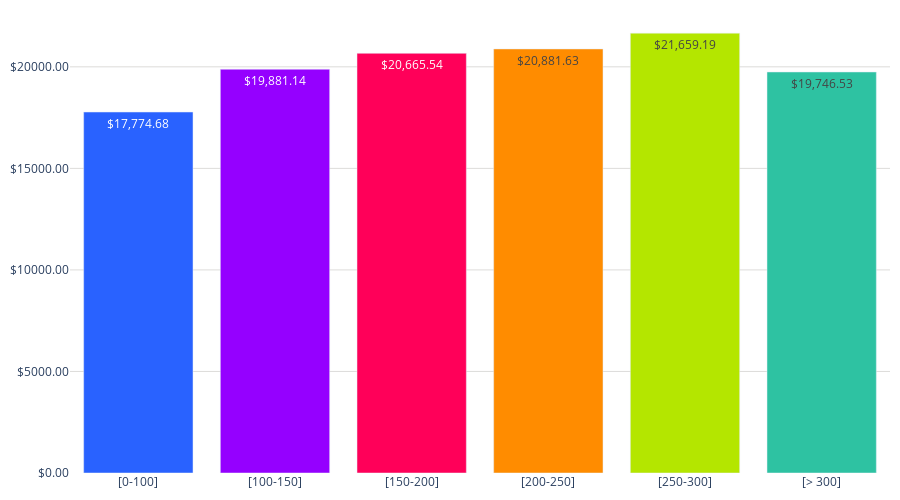

Notebook code cell kept with this figure:
### Markdown cell above
#### ***GRÁFICA***

### Code cell
colores = ['#2962ff', '#9500ff', '#ff0059', '#ff8c00', '#b4e600', '#2EC2A2','#F79CB9']
porcentajes = Precio_mean_M2['Precio_m2_mean']

# Convertir la columna 'Precio_m2_mean' a números de punto flotante
#Precio_mean_M2['Precio_m2_mean'] = Precio_mean_M2['Precio_m2_mean'].str.replace('$', '').str.replace(',', '').astype(float)
# Convertir los valores a cadenas con el formato deseado
textos_formateados = [f'${round(valor, 2):,.2f}' for valor in Precio_mean_M2['Precio_m2_mean']]

# Crear la figura
fig = go.Figure()

# Obtener el valor máximo redondeado al próximo múltiplo de 5000
max_valor = int(Precio_mean_M2['Precio_m2_mean'].max() / 5000 + 1) * 5000

# Agregar los datos como barras
fig.add_trace(go.Bar(
    x=Precio_mean_M2['Rango'],  # Eje x: Modalidades
    y=Precio_mean_M2['Precio_m2_mean'],  # Eje y: Porcentajes
    marker_color=colores,  # Especifica los colores de las barras
    text=textos_formateados,  # Texto que se mostrará en las barras (porcentaje)
    textposition='inside',  # Posición del texto (puede ser 'inside' o 'outside')
))

# Personalizar el diseño de la gráfica
fig.update_layout(
    #title='Precio promedio por M2 totales.',  # Título de la gráfica
    #xaxis=dict(title='Rango'),  # Título del eje x
    yaxis=dict(
        #title='Precio', # Título del eje y
        gridcolor='#dddcda', # Color de las líneas que dividen los rangos del eje Y
        gridwidth=1,
        tickvals=list(range(0, max_valor + 5000, 5000)),  # Valores de los ticks del eje y
        ticktext=[f'${valor:.2f}' for valor in range(0, max_valor + 5000, 5000)]  # Textos de los ticks del eje y
    ),  
    plot_bgcolor='rgba(0,0,0,0)',  # Color de fondo del gráfico
    height=500,  # Altura de la gráfica
    margin=dict(l=10, r=10, t=10, b=10)  # Ajusta los márgenes (left, right, top, bottom)
)

# Exportar gráfica como archivo HTML
def guardar_grafico_como_html(fig, nombre_archivo, carpeta='graficas'):
    # Crear la carpeta si no existe
    if not os.path.exists(carpeta):
        os.makedirs(carpeta)
    
    # Gráfica como archivo HTML en la carpeta especificada
    pio.write_html(fig, f'{carpeta}/{nombre_archivo}.html')

# Exportar
guardar_grafico_como_html(fig, 'g_bar_PrecioPromedio-x-M2_pachuca', carpeta='graficas')
fig.show()

### Figure 1 — Plotly figure (JSON) as saved in the notebook; plotly's stock layout.template omitted (floating-point values rounded to 4 significant figures)
{"data": [{"marker": {"color": ["#2962ff", "#9500ff", "#ff0059", "#ff8c00", "#b4e600", "#2EC2A2", "#F79CB9"]}, "text": ["$17,774.68", "$19,881.14", "$20,665.54", "$20,881.63", "$21,659.19", "$19,746.53"], "textposition": "inside", "type": "bar", "x": ["[0-100]", "[100-150]", "[150-200]", "[200-250]", "[250-300]", "[> 300]"], "y": [17770.0, 19880.0, 20670.0, 20880.0, 21660.0, 19750.0]}], "layout": {"height": 500, "margin": {"b": 10, "l": 10, "r": 10, "t": 10}, "plot_bgcolor": "rgba(0,0,0,0)", "yaxis": {"gridcolor": "#dddcda", "gridwidth": 1, "ticktext": ["$0.00", "$5000.00", "$10000.00", "$15000.00", "$20000.00", "$25000.00"], "tickvals": [0, 5000, 10000, 15000, 20000, 25000]}}}
